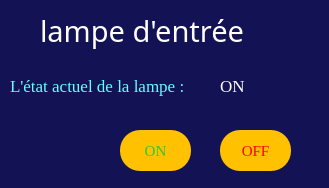
<?xml version="1.0" encoding="UTF-8"?>
<ui version="4.0">
 <class>Form</class>
 <widget class="QWidget" name="Form">
  <property name="geometry">
   <rect>
    <x>0</x>
    <y>0</y>
    <width>329</width>
    <height>188</height>
   </rect>
  </property>
  <property name="windowTitle">
   <string>Lampe Entrée</string>
  </property>
  <property name="styleSheet">
   <string notr="true">QWidget{

background-color: #121254 ;}</string>
  </property>
  <widget class="QLabel" name="label">
   <property name="geometry">
    <rect>
     <x>40</x>
     <y>10</y>
     <width>231</width>
     <height>41</height>
    </rect>
   </property>
   <property name="styleSheet">
    <string notr="true">QLabel{
   color: #00bfff;
  
   
   
   -webkit-box-shadow: rgba(0,0,0,1) 0 1px 0;
   -moz-box-shadow: rgba(0,0,0,1) 0 1px 0;
   box-shadow: rgba(0,0,0,1) 0 1px 0;
   text-shadow: rgba(0,0,0,.4) 0 1px 0;
   color: #FFFFFF;
   font-size: 29px;
   font-family: Algerian;
   text-decoration: none;
   
}</string>
   </property>
   <property name="text">
    <string>lampe d'entrée</string>
   </property>
  </widget>
  <widget class="QLabel" name="label_3">
   <property name="geometry">
    <rect>
     <x>10</x>
     <y>70</y>
     <width>201</width>
     <height>31</height>
    </rect>
   </property>
   <property name="font">
    <font>
     <family>Georgia,serif</family>
     <pointsize>-1</pointsize>
     <underline>false</underline>
     <strikeout>false</strikeout>
    </font>
   </property>
   <property name="styleSheet">
    <string notr="true">QLabel{
   
  
   
   
   -webkit-box-shadow: rgba(0,0,0,1) 0 1px 0;
   -moz-box-shadow: rgba(0,0,0,1) 0 1px 0;
   box-shadow: rgba(0,0,0,1) 0 1px 0;
   text-shadow: rgba(0,0,0,.4) 0 1px 0;
   color: #66FFFF ;
   font-size: 17px;
   font-family: Georgia, serif;
   text-decoration: none;
   
}</string>
   </property>
   <property name="text">
    <string>L'état actuel de la lampe :</string>
   </property>
  </widget>
  <widget class="QLabel" name="label_etat_lampe_entree">
   <property name="geometry">
    <rect>
     <x>220</x>
     <y>70</y>
     <width>61</width>
     <height>31</height>
    </rect>
   </property>
   <property name="font">
    <font>
     <family>Georgia,serif</family>
     <pointsize>-1</pointsize>
     <underline>false</underline>
     <strikeout>false</strikeout>
    </font>
   </property>
   <property name="styleSheet">
    <string notr="true">QLabel{
   color: rgb(255, 255, 255);
  
   
   
   -webkit-box-shadow: rgba(0,0,0,1) 0 1px 0;
   -moz-box-shadow: rgba(0,0,0,1) 0 1px 0;
   box-shadow: rgba(0,0,0,1) 0 1px 0;
   text-shadow: rgba(0,0,0,.4) 0 1px 0;
   color: rgb(255, 255, 255);
   font-size: 17px;
   font-family: Georgia, serif;
   text-decoration: none;
   
}</string>
   </property>
   <property name="text">
    <string>ON</string>
   </property>
  </widget>
  <widget class="QPushButton" name="btn_on_lampe_entree">
   <property name="geometry">
    <rect>
     <x>120</x>
     <y>130</y>
     <width>71</width>
     <height>41</height>
    </rect>
   </property>
   <property name="cursor">
    <cursorShape>PointingHandCursor</cursorShape>
   </property>
   <property name="styleSheet">
    <string notr="true">QPushButton {
  background: #ffc100 ;
  background-image: -webkit-linear-gradient(top, #4a4f96, #2d95d6);
  background-image: -moz-linear-gradient(top, #4a4f96, #2d95d6);
  background-image: -ms-linear-gradient(top, #4a4f96, #2d95d6);
  background-image: -o-linear-gradient(top, #4a4f96, #2d95d6);
  background-image: linear-gradient(to bottom, #4a4f96, #2d95d6);
  -webkit-border-radius: 20;
  -moz-border-radius: 20;
  border-radius: 20px;
  text-shadow: 10px 1px 3px #666666;
  font-family: Georgia;
  color: #2ac83e;
  font-size: 15px;
  padding: 10px 20px 10px 20px;
  text-decoration: none;
}
QPushButton:hover {
  background: #4f5a64;
  background-image: -webkit-linear-gradient(top, #3cb0fd, #3498db);
  background-image: -moz-linear-gradient(top, #3cb0fd, #3498db);
  background-image: -ms-linear-gradient(top, #3cb0fd, #3498db);
  background-image: -o-linear-gradient(top, #3cb0fd, #3498db);
  background-image: linear-gradient(to bottom, #3cb0fd, #3498db);
  text-decoration: none;
}

</string>
   </property>
   <property name="text">
    <string>ON</string>
   </property>
  </widget>
  <widget class="QPushButton" name="btn_off_lampe_entree">
   <property name="geometry">
    <rect>
     <x>220</x>
     <y>130</y>
     <width>71</width>
     <height>41</height>
    </rect>
   </property>
   <property name="cursor">
    <cursorShape>PointingHandCursor</cursorShape>
   </property>
   <property name="styleSheet">
    <string notr="true">QPushButton {
  background:  #ffc100 ;
  background-image: -webkit-linear-gradient(top, #4a4f96, #2d95d6);
  background-image: -moz-linear-gradient(top, #4a4f96, #2d95d6);
  background-image: -ms-linear-gradient(top, #4a4f96, #2d95d6);
  background-image: -o-linear-gradient(top, #4a4f96, #2d95d6);
  background-image: linear-gradient(to bottom, #4a4f96, #2d95d6);
  -webkit-border-radius: 20;
  -moz-border-radius: 20;
  border-radius: 20px;
  text-shadow: 10px 1px 3px #666666;
  font-family: Georgia;
  color: #FF0000;
  font-size: 15px;
  padding: 10px 20px 10px 20px;
  text-decoration: none;
}
QPushButton:hover {
  background: #4f5a64;
  background-image: -webkit-linear-gradient(top, #3cb0fd, #3498db);
  background-image: -moz-linear-gradient(top, #3cb0fd, #3498db);
  background-image: -ms-linear-gradient(top, #3cb0fd, #3498db);
  background-image: -o-linear-gradient(top, #3cb0fd, #3498db);
  background-image: linear-gradient(to bottom, #3cb0fd, #3498db);
  text-decoration: none;
}

</string>
   </property>
   <property name="text">
    <string>OFF</string>
   </property>
   <property name="iconSize">
    <size>
     <width>80</width>
     <height>8</height>
    </size>
   </property>
  </widget>
  <widget class="QLabel" name="label_2">
   <property name="geometry">
    <rect>
     <x>20</x>
     <y>110</y>
     <width>81</width>
     <height>81</height>
    </rect>
   </property>
   <property name="text">
    <string/>
   </property>
   <property name="pixmap">
    <pixmap resource="photos.qrc">:/newPrefix/lamp64.png</pixmap>
   </property>
  </widget>
 </widget>
 <resources>
  <include location="photos.qrc"/>
  <include location="D:/python/Lib/site-packages/PyQt4/photos.qrc"/>
 </resources>
 <connections/>
</ui>
